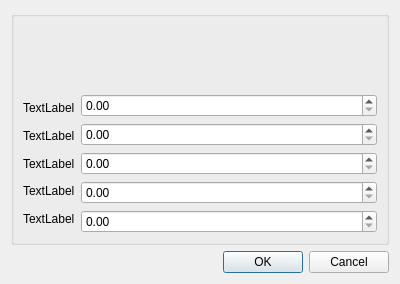
<?xml version="1.0" encoding="UTF-8"?>
<ui version="4.0">
 <class>RPSVonKarmanDialog</class>
 <widget class="QDialog" name="RPSVonKarmanDialog">
  <property name="geometry">
   <rect>
    <x>0</x>
    <y>0</y>
    <width>400</width>
    <height>284</height>
   </rect>
  </property>
  <property name="windowTitle">
   <string>Random Values</string>
  </property>
  <layout class="QGridLayout" name="gridLayout">
   <item row="1" column="0">
    <widget class="QDialogButtonBox" name="RPSButonButtonBox">
     <property name="orientation">
      <enum>Qt::Horizontal</enum>
     </property>
     <property name="standardButtons">
      <set>QDialogButtonBox::Cancel|QDialogButtonBox::Ok</set>
     </property>
    </widget>
   </item>
   <item row="0" column="0">
    <widget class="QGroupBox" name="RandomDistributionGroupBox">
     <property name="title">
      <string/>
     </property>
     <layout class="QVBoxLayout" name="verticalLayout_4">
      <item>
       <layout class="QVBoxLayout" name="verticalLayout_3">
        <item>
         <widget class="QLabel" name="formulaLabel">
          <property name="text">
           <string/>
          </property>
         </widget>
        </item>
        <item>
         <layout class="QHBoxLayout" name="horizontalLayout_2">
          <item>
           <layout class="QVBoxLayout" name="verticalLayout">
            <property name="spacing">
             <number>0</number>
            </property>
            <property name="sizeConstraint">
             <enum>QLayout::SetDefaultConstraint</enum>
            </property>
            <item>
             <widget class="QLabel" name="parameter1Label">
              <property name="text">
               <string>TextLabel</string>
              </property>
              <property name="scaledContents">
               <bool>true</bool>
              </property>
              <property name="wordWrap">
               <bool>true</bool>
              </property>
             </widget>
            </item>
            <item>
             <widget class="QLabel" name="parameter2Label">
              <property name="text">
               <string>TextLabel</string>
              </property>
              <property name="scaledContents">
               <bool>true</bool>
              </property>
              <property name="wordWrap">
               <bool>true</bool>
              </property>
             </widget>
            </item>
            <item>
             <widget class="QLabel" name="parameter3Label">
              <property name="text">
               <string>TextLabel</string>
              </property>
              <property name="scaledContents">
               <bool>true</bool>
              </property>
              <property name="wordWrap">
               <bool>true</bool>
              </property>
             </widget>
            </item>
            <item>
             <widget class="QLabel" name="parameter4Label">
              <property name="text">
               <string>TextLabel</string>
              </property>
              <property name="scaledContents">
               <bool>true</bool>
              </property>
              <property name="wordWrap">
               <bool>true</bool>
              </property>
             </widget>
            </item>
            <item>
             <widget class="QLabel" name="parameter5Label">
              <property name="text">
               <string>TextLabel</string>
              </property>
              <property name="scaledContents">
               <bool>true</bool>
              </property>
              <property name="wordWrap">
               <bool>true</bool>
              </property>
             </widget>
            </item>
           </layout>
          </item>
          <item>
           <layout class="QVBoxLayout" name="verticalLayout_2">
            <item>
             <widget class="QDoubleSpinBox" name="SpinBoxContant1">
              <property name="sizePolicy">
               <sizepolicy hsizetype="Expanding" vsizetype="Fixed">
                <horstretch>0</horstretch>
                <verstretch>0</verstretch>
               </sizepolicy>
              </property>
             </widget>
            </item>
            <item>
             <widget class="QDoubleSpinBox" name="SpinBoxContant2">
              <property name="sizePolicy">
               <sizepolicy hsizetype="Expanding" vsizetype="Fixed">
                <horstretch>0</horstretch>
                <verstretch>0</verstretch>
               </sizepolicy>
              </property>
             </widget>
            </item>
            <item>
             <widget class="QDoubleSpinBox" name="SpinBoxContant3">
              <property name="sizePolicy">
               <sizepolicy hsizetype="Expanding" vsizetype="Fixed">
                <horstretch>0</horstretch>
                <verstretch>0</verstretch>
               </sizepolicy>
              </property>
             </widget>
            </item>
            <item>
             <widget class="QDoubleSpinBox" name="SpinBoxStandarDeviation">
              <property name="sizePolicy">
               <sizepolicy hsizetype="Expanding" vsizetype="Fixed">
                <horstretch>0</horstretch>
                <verstretch>0</verstretch>
               </sizepolicy>
              </property>
             </widget>
            </item>
            <item>
             <widget class="QDoubleSpinBox" name="SpinBoxIntegralLength">
              <property name="sizePolicy">
               <sizepolicy hsizetype="Expanding" vsizetype="Fixed">
                <horstretch>0</horstretch>
                <verstretch>0</verstretch>
               </sizepolicy>
              </property>
             </widget>
            </item>
           </layout>
          </item>
         </layout>
        </item>
       </layout>
      </item>
     </layout>
    </widget>
   </item>
  </layout>
 </widget>
 <resources/>
 <connections>
  <connection>
   <sender>RPSButonButtonBox</sender>
   <signal>accepted()</signal>
   <receiver>RPSVonKarmanDialog</receiver>
   <slot>accept()</slot>
   <hints>
    <hint type="sourcelabel">
     <x>248</x>
     <y>254</y>
    </hint>
    <hint type="destinationlabel">
     <x>157</x>
     <y>274</y>
    </hint>
   </hints>
  </connection>
  <connection>
   <sender>RPSButonButtonBox</sender>
   <signal>rejected()</signal>
   <receiver>RPSVonKarmanDialog</receiver>
   <slot>reject()</slot>
   <hints>
    <hint type="sourcelabel">
     <x>316</x>
     <y>260</y>
    </hint>
    <hint type="destinationlabel">
     <x>286</x>
     <y>274</y>
    </hint>
   </hints>
  </connection>
 </connections>
</ui>
